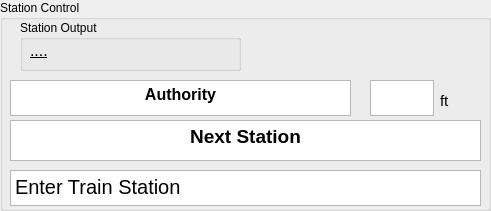
     <widget class="QGroupBox" name="tb_station_control_box">
      <property name="enabled">
       <bool>true</bool>
      </property>
      <property name="geometry">
       <rect>
        <x>490</x>
        <y>360</y>
        <width>491</width>
        <height>211</height>
       </rect>
      </property>
      <property name="title">
       <string>Station Control</string>
      </property>
      <widget class="QTextBrowser" name="tb_authority_txt">
       <property name="enabled">
        <bool>true</bool>
       </property>
       <property name="geometry">
        <rect>
         <x>10</x>
         <y>80</y>
         <width>341</width>
         <height>36</height>
        </rect>
       </property>
       <property name="verticalScrollBarPolicy">
        <enum>Qt::ScrollBarAlwaysOff</enum>
       </property>
       <property name="horizontalScrollBarPolicy">
        <enum>Qt::ScrollBarAlwaysOff</enum>
       </property>
       <property name="html">
        <string>&lt;!DOCTYPE HTML PUBLIC &quot;-//W3C//DTD HTML 4.0//EN&quot; &quot;http://www.w3.org/TR/REC-html40/strict.dtd&quot;&gt;
&lt;html&gt;&lt;head&gt;&lt;meta name=&quot;qrichtext&quot; content=&quot;1&quot; /&gt;&lt;meta charset=&quot;utf-8&quot; /&gt;&lt;style type=&quot;text/css&quot;&gt;
p, li { white-space: pre-wrap; }
hr { height: 1px; border-width: 0; }
li.unchecked::marker { content: &quot;\2610&quot;; }
li.checked::marker { content: &quot;\2612&quot;; }
&lt;/style&gt;&lt;/head&gt;&lt;body style=&quot; font-family:'Segoe UI'; font-size:10pt; font-weight:400; font-style:normal;&quot;&gt;
&lt;p align=&quot;center&quot; style=&quot; margin-top:0px; margin-bottom:0px; margin-left:0px; margin-right:0px; -qt-block-indent:0; text-indent:0px;&quot;&gt;&lt;span style=&quot; font-size:12pt; font-weight:696;&quot;&gt;Authority&lt;/span&gt;&lt;/p&gt;&lt;/body&gt;&lt;/html&gt;</string>
       </property>
      </widget>
      <widget class="QLabel" name="tb_ft_txt_2">
       <property name="enabled">
        <bool>true</bool>
       </property>
       <property name="geometry">
        <rect>
         <x>440</x>
         <y>90</y>
         <width>31</width>
         <height>21</height>
        </rect>
       </property>
       <property name="font">
        <font>
         <pointsize>11</pointsize>
        </font>
       </property>
       <property name="text">
        <string>ft</string>
       </property>
      </widget>
      <widget class="QPlainTextEdit" name="tb_authority_display">
       <property name="enabled">
        <bool>true</bool>
       </property>
       <property name="geometry">
        <rect>
         <x>370</x>
         <y>80</y>
         <width>64</width>
         <height>36</height>
        </rect>
       </property>
       <property name="font">
        <font>
         <pointsize>15</pointsize>
        </font>
       </property>
       <property name="verticalScrollBarPolicy">
        <enum>Qt::ScrollBarAlwaysOff</enum>
       </property>
       <property name="horizontalScrollBarPolicy">
        <enum>Qt::ScrollBarAlwaysOff</enum>
       </property>
       <property name="plainText">
        <string/>
       </property>
      </widget>
      <widget class="QTextBrowser" name="tb_station_txt">
       <property name="enabled">
        <bool>true</bool>
       </property>
       <property name="geometry">
        <rect>
         <x>10</x>
         <y>120</y>
         <width>471</width>
         <height>41</height>
        </rect>
       </property>
       <property name="verticalScrollBarPolicy">
        <enum>Qt::ScrollBarAlwaysOff</enum>
       </property>
       <property name="horizontalScrollBarPolicy">
        <enum>Qt::ScrollBarAlwaysOff</enum>
       </property>
       <property name="html">
        <string>&lt;!DOCTYPE HTML PUBLIC &quot;-//W3C//DTD HTML 4.0//EN&quot; &quot;http://www.w3.org/TR/REC-html40/strict.dtd&quot;&gt;
&lt;html&gt;&lt;head&gt;&lt;meta name=&quot;qrichtext&quot; content=&quot;1&quot; /&gt;&lt;meta charset=&quot;utf-8&quot; /&gt;&lt;style type=&quot;text/css&quot;&gt;
p, li { white-space: pre-wrap; }
hr { height: 1px; border-width: 0; }
li.unchecked::marker { content: &quot;\2610&quot;; }
li.checked::marker { content: &quot;\2612&quot;; }
&lt;/style&gt;&lt;/head&gt;&lt;body style=&quot; font-family:'Segoe UI'; font-size:10pt; font-weight:400; font-style:normal;&quot;&gt;
&lt;p align=&quot;center&quot; style=&quot; margin-top:0px; margin-bottom:0px; margin-left:0px; margin-right:0px; -qt-block-indent:0; text-indent:0px;&quot;&gt;&lt;span style=&quot; font-size:14pt; font-weight:696;&quot;&gt;Next Station&lt;/span&gt;&lt;/p&gt;&lt;/body&gt;&lt;/html&gt;</string>
       </property>
      </widget>
      <widget class="QPlainTextEdit" name="tb_station_display">
       <property name="enabled">
        <bool>true</bool>
       </property>
       <property name="geometry">
        <rect>
         <x>10</x>
         <y>170</y>
         <width>471</width>
         <height>36</height>
        </rect>
       </property>
       <property name="font">
        <font>
         <pointsize>15</pointsize>
        </font>
       </property>
       <property name="midLineWidth">
        <number>0</number>
       </property>
       <property name="verticalScrollBarPolicy">
        <enum>Qt::ScrollBarAlwaysOff</enum>
       </property>
       <property name="horizontalScrollBarPolicy">
        <enum>Qt::ScrollBarAlwaysOff</enum>
       </property>
       <property name="plainText">
        <string>Enter Train Station </string>
       </property>
      </widget>
      <widget class="QGroupBox" name="tb_stop_box">
       <property name="geometry">
        <rect>
         <x>20</x>
         <y>20</y>
         <width>221</width>
         <height>51</height>
        </rect>
       </property>
       <property name="title">
        <string>Station Output</string>
       </property>
       <widget class="QLabel" name="tb_stop_display">
        <property name="geometry">
         <rect>
          <x>10</x>
          <y>20</y>
          <width>171</width>
          <height>21</height>
         </rect>
        </property>
        <property name="font">
         <font>
          <pointsize>12</pointsize>
          <underline>true</underline>
         </font>
        </property>
        <property name="styleSheet">
         <string notr="true"/>
        </property>
        <property name="text">
         <string>....</string>
        </property>
       </widget>
      </widget>
     </widget>
